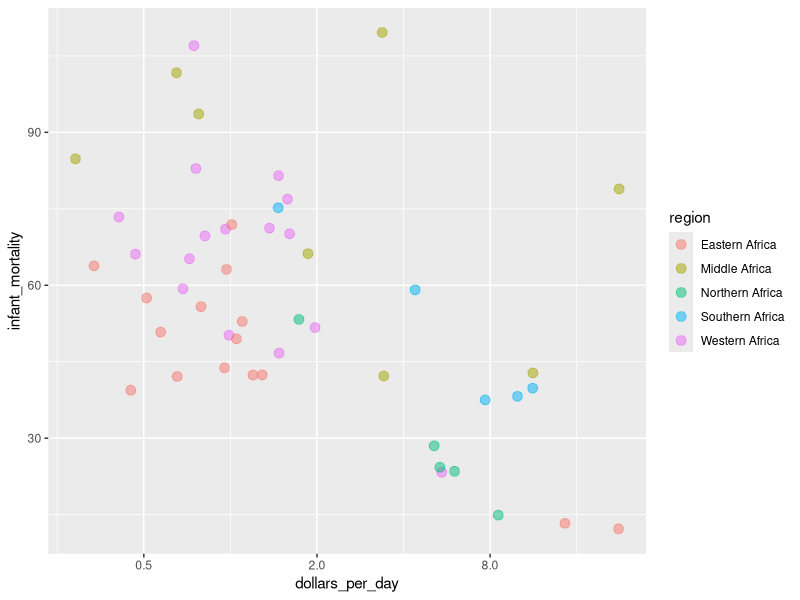

Recreate this plot in R.
## Cargamos las librerías y seleccionamos los datos
library(dplyr)
library(ggplot2)
library(dslabs)
data(gapminder)

## Creamos el nuevo dataset
gapminder_africa_2010 <- gapminder %>% 
            mutate(dollars_per_day = gdp / population / 365) %>%
                filter(year == 2010 & continent == "Africa" & !is.na(gdp))

## Scatterplot por region
gapminder_africa_2010 %>%
  ggplot(aes(dollars_per_day, infant_mortality, color = region)) +
  geom_point(alpha = 0.5, size = 3) +
  scale_x_continuous(trans = "log2") # Cambiamos la escala de x
